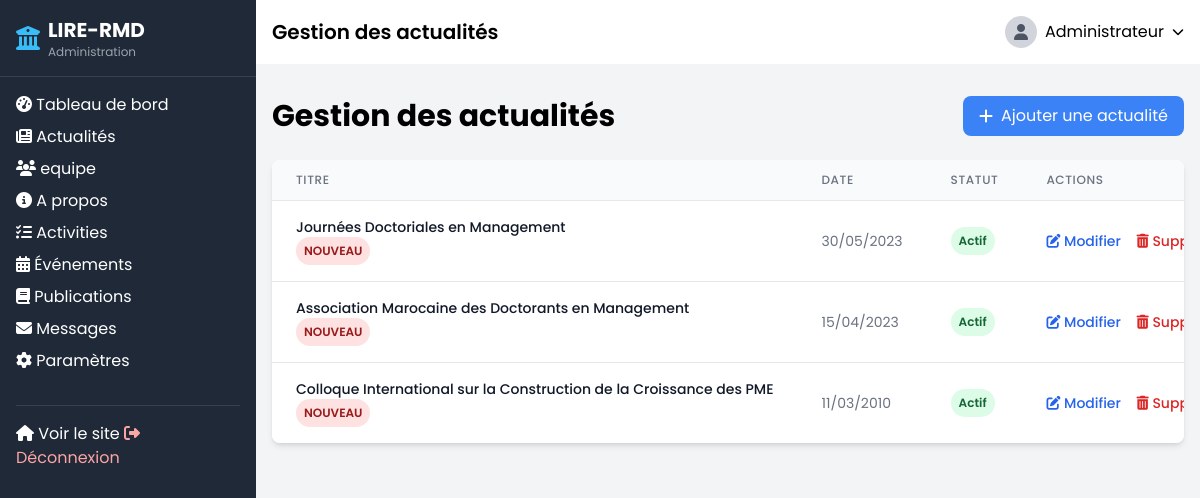
Screenshot of /admin/news.php (signed in) with the database file from the repository.
### tables this page shows
CREATE TABLE IF NOT EXISTS news (
    id INT AUTO_INCREMENT PRIMARY KEY,
    title VARCHAR(255) NOT NULL,
    content TEXT NOT NULL,
    news_date DATE NOT NULL,
    is_new BOOLEAN DEFAULT TRUE,
    link VARCHAR(255),
    link_text VARCHAR(100),
    is_active BOOLEAN DEFAULT TRUE,
    created_at TIMESTAMP DEFAULT CURRENT_TIMESTAMP
);

### admin/news.php (the view, shortened to what this page needs)
<?php
require_once '../includes/config.php';
include_once 'includes/header.php';
?>
<div class="container mx-auto px-4 py-8">
    <div class="flex justify-between items-center mb-6">
        <h1 class="text-3xl font-bold">Gestion des actualités</h1>
        <button id="showAddForm" class="bg-blue-500 hover:bg-blue-600 text-white px-4 py-2 rounded-lg flex items-center">
            <i class="fas fa-plus mr-2"></i> Ajouter une actualité
        </button>
    </div>
    <div class="bg-white rounded-lg shadow-md overflow-hidden">
        <div class="overflow-x-auto">
            <table class="min-w-full divide-y divide-gray-200">
                <thead class="bg-gray-50">
                    <tr>
                        <th scope="col" class="px-6 py-3 text-left text-xs font-medium text-gray-500 uppercase tracking-wider">Titre</th>
                        <th scope="col" class="px-6 py-3 text-left text-xs font-medium text-gray-500 uppercase tracking-wider">Date</th>
                        <th scope="col" class="px-6 py-3 text-left text-xs font-medium text-gray-500 uppercase tracking-wider">Statut</th>
                        <th scope="col" class="px-6 py-3 text-left text-xs font-medium text-gray-500 uppercase tracking-wider">Actions</th>
                    </tr>
                </thead>
                <tbody class="bg-white divide-y divide-gray-200">
                    <?php
                    $news_query = "SELECT * FROM news ORDER BY news_date DESC";
                    $news_result = mysqli_query($conn, $news_query);
                    if ($news_result && mysqli_num_rows($news_result) > 0) {
                        while ($news = mysqli_fetch_assoc($news_result)) {
                            $news_date = new DateTime($news['news_date']);
                            ?>
                            <tr>
                                <td class="px-6 py-4 whitespace-nowrap">
                                    <div class="text-sm font-medium text-gray-900"><?php echo $news['title']; ?></div>
                                    <?php if ($news['is_new']): ?>
                                        <span class="px-2 py-1 inline-flex text-xs leading-5 font-semibold rounded-full bg-red-100 text-red-800">NOUVEAU</span>
                                    <?php endif; ?>
                                </td>
                                <td class="px-6 py-4 whitespace-nowrap">
                                    <div class="text-sm text-gray-500"><?php echo $news_date->format('d/m/Y'); ?></div>
                                </td>
                                <td class="px-6 py-4 whitespace-nowrap">
                                    <?php if ($news['is_active']): ?>
                                        <span class="px-2 py-1 inline-flex text-xs leading-5 font-semibold rounded-full bg-green-100 text-green-800">Actif</span>
                                    <?php else: ?>
                                        <span class="px-2 py-1 inline-flex text-xs leading-5 font-semibold rounded-full bg-gray-100 text-gray-800">Inactif</span>
                                    <?php endif; ?>
                                </td>
                                <td class="px-6 py-4 whitespace-nowrap text-sm font-medium">
                                    <a href="?edit=<?php echo $news['id']; ?>" class="text-blue-600 hover:text-blue-900 mr-3">
                                        <i class="fas fa-edit"></i> Modifier
                                    </a>
                                    <a href="?delete=<?php echo $news['id']; ?>" class="text-red-600 hover:text-red-900" onclick="return confirm('Êtes-vous sûr de vouloir supprimer cette actualité?')">
                                        <i class="fas fa-trash-alt"></i> Supprimer
                                    </a>
                                </td>
                            </tr>
                            <?php
                        }
                    } else {
                        echo '<tr><td colspan="4" class="px-6 py-4 text-center text-sm text-gray-500">Aucune actualité disponible</td></tr>';
                    }
                    ?>
                </tbody>
            </table>
        </div>
    </div>
</div>
<?php
include_once 'includes/footer.php';
?>

### rows the page displays
news: title "Journées Doctoriales en Management", is_new "NOUVEAU", news_date "30/05/2023", is_active "Actif"
news: title "Association Marocaine des Doctorants en Management", is_new "NOUVEAU", news_date "15/04/2023", is_active "Actif"
news: title "Colloque International sur la Construction de la Croissance des PME", is_new "NOUVEAU", news_date "11/03/2010", is_active "Actif"

### other values shown
$page_title "Gestion des actualités"
$_SESSION['user_name'] "Administrateur"
